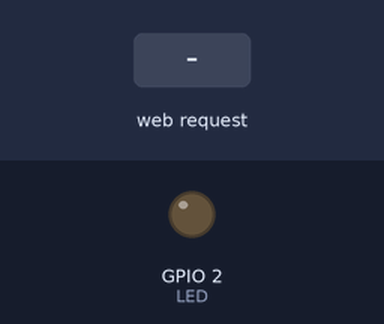
The sketch below on a simulated ESP8266 (NodeMCU). On the bench: output pins drawn as LEDs (lit = HIGH). Inputs (shaded band) come from the test bench. WiFi joins after 1.5 s; servers stay silent unless stated; what the sketch prints to the serial monitor is not drawn.

Above: at 2.7 s.
2.8 s: HTTP request GET / received
At 3.6 s:
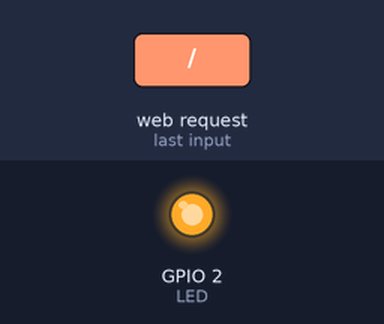
Timing chart, 0 to 5.8 s (numbered marks = the images above; inputs shaded):
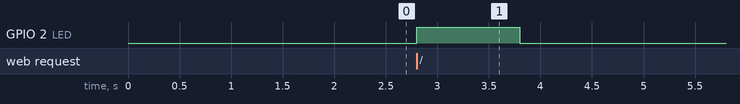

The sketch:

WiFiSimpleServer.ino
```cpp
// WiFi Simple Server


#include <ESP8266WiFi.h>
#include <WiFiClient.h>
#include <ESP8266WebServer.h>

const char* ssid     = "ND-guest";
const char* password = "";

ESP8266WebServer server(80);
const int LED=2;

void handleRoot() {
  digitalWrite(LED, 1);
  delay(1000);
  server.send(200, "text/plain", "Hello from your ESP8266!");
  digitalWrite(LED, 0);
}

void handleNotFound(){
  digitalWrite(LED, 1);
  String message = "File Not Found\n\n";
  message += "URI: ";
  message += server.uri();
  message += "\nMethod: ";
  message += (server.method() == HTTP_GET)?"GET":"POST";
  message += "\nArguments: ";
  message += server.args();
  message += "\n";
  for (uint8_t i=0; i<server.args(); i++){
    message += " " + server.argName(i) + ": " + server.arg(i) + "\n";
  }
  server.send(404, "text/plain", message);
  digitalWrite(LED, 0);
}

void setup() {
  pinMode(LED,OUTPUT);
  digitalWrite(LED,LOW);
  Serial.begin(115200);
  delay(10);

  // We start by connecting to a WiFi network
  Serial.println("Connecting to "+String(ssid));
  WiFi.begin(ssid, password);
  while (WiFi.status() != WL_CONNECTED) {
    delay(500);
    Serial.print("+");
  }
  Serial.println("");
  Serial.println("WiFi connected. IP address: ");
  Serial.println(WiFi.localIP());

  server.on("/", handleRoot);

  server.onNotFound(handleNotFound);

  server.begin();

  Serial.println("HTTP server started");
  Serial.flush();
}

void loop() {
  server.handleClient();
}
```

Measured:
- after the input at 2.8 s, GPIO 2 (LED): LOW → HIGH at once, → LOW 1.0 s later
